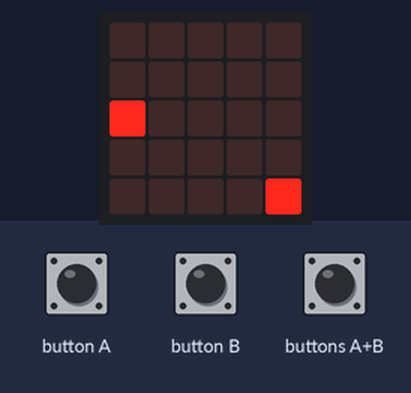
This program was run on a simulated BBC micro:bit (MakeCode). On the bench: the board's 5×5 LED display. Inputs (shaded band) come from the test bench. Random numbers come from a fixed seed; the 48×5 strip is a reading aid, not a part: it shows the text the display is scrolling, unrolled, one strip-width of it at a time.

Above: at 5.7 s.
5.8 s: button A pressed for 0.15 s
At 6.3 s:
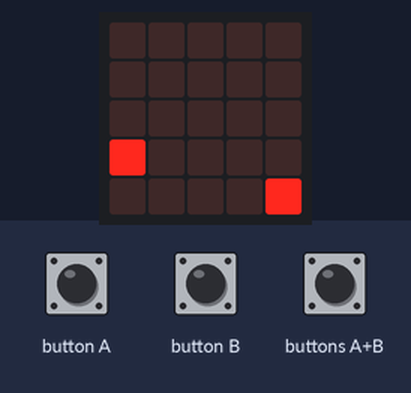
6.5 s: button B pressed for 0.15 s
At 7.14 s:
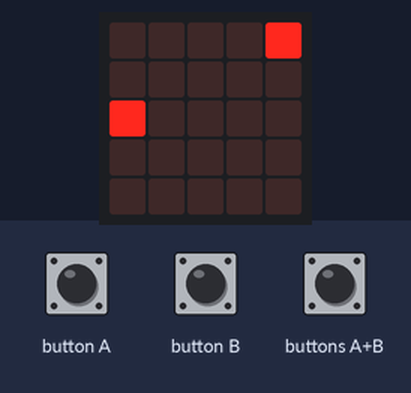
7.2 s: buttons A+B pressed for 0.15 s
At 7.81 s:
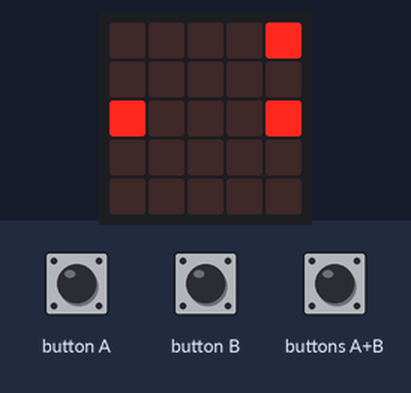
7.9 s: button A pressed for 0.15 s
At 8.5 s:
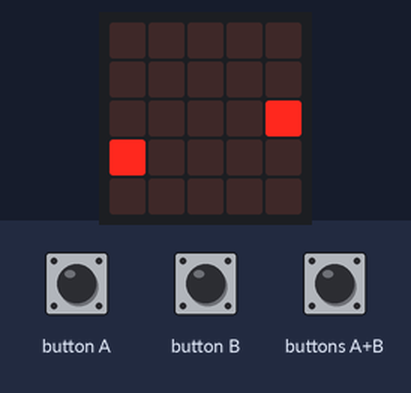
8.6 s: buttons A+B pressed for 1 s
At 10.12 s:
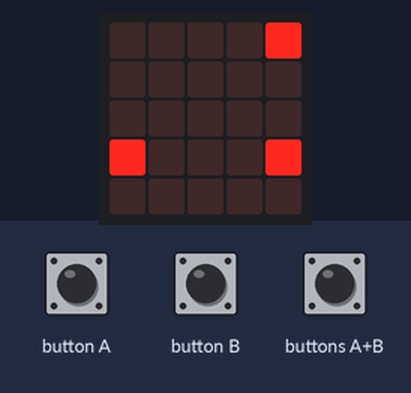
10.2 s: button B pressed for 0.15 s
At 12.0 s:
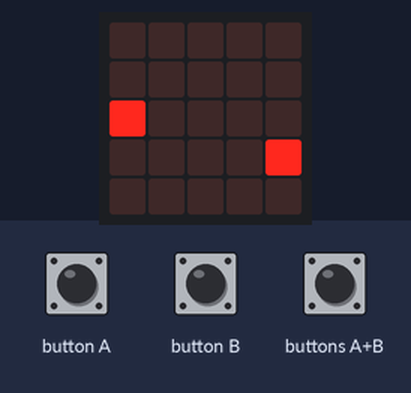
Timing chart, 0 to 13.5 s (numbered marks = the images above; inputs shaded):
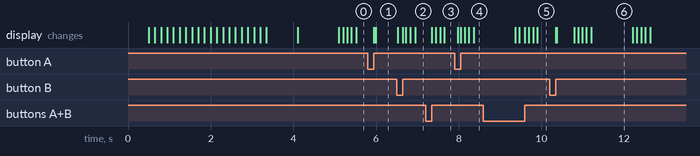

Measured:
- after the input at 5.8 s, the display: first changes after 0.15 s (image 1 shows a later state)
- after the input at 7.2 s, the display: first changes after 0.15 s (image 3 shows a later state)
- what the display in image 6 shows lasts 1.0 s, from 11.2 s to 12.2 s

The program:

main.ts
```typescript
input.onButtonPressed(Button.A, function () {
    item.change(LedSpriteProperty.Y, 1)
    basic.clearScreen()
})
input.onButtonPressed(Button.AB, function () {
    basic.clearScreen()
    bullet = game.createSprite(0, item.get(LedSpriteProperty.Y))
    for (let index = 0; index < 4; index++) {
        bullet.change(LedSpriteProperty.X, 1)
        basic.pause(100)
        basic.clearScreen()
    }
})
input.onButtonPressed(Button.B, function () {
    item.change(LedSpriteProperty.Y, -1)
    basic.clearScreen()
})
let position = 0
let enemy_bullet: game.LedSprite = null
let bullet: game.LedSprite = null
let item: game.LedSprite = null
game.addLife(33)
basic.pause(500)
basic.clearScreen()
basic.showString("Go!")
game.setScore(0)
item = game.createSprite(0, 2)
let enemy = game.createSprite(4, 2)
basic.forever(function () {
    if (enemy_bullet) {
        if (enemy_bullet.isTouching(item)) {
            game.removeLife(1)
            basic.clearScreen()
        }
    }
})
basic.forever(function () {
    position = randint(0, 4)
    enemy.set(LedSpriteProperty.Y, position)
    basic.pause(1000)
    if (bullet) {
        if (bullet.isTouching(enemy)) {
            game.addScore(1)
            enemy_bullet.delete()
            basic.clearScreen()
        }
    }
    enemy_bullet = game.createSprite(4, enemy.get(LedSpriteProperty.Y))
    for (let index = 0; index < 4; index++) {
        enemy_bullet.change(LedSpriteProperty.X, -1)
        basic.pause(100)
    }
    if (bullet) {
        if (bullet.isTouchingEdge()) {
            bullet.delete()
            basic.clearScreen()
        }
    }
    if (enemy_bullet.isTouchingEdge()) {
        enemy_bullet.delete()
        basic.clearScreen()
    }
})
```

test.ts
```typescript
// tests gaan hier; deze zal niet worden gecompileerd wanneer dit pakket wordt gebruikt als extensie.
```
